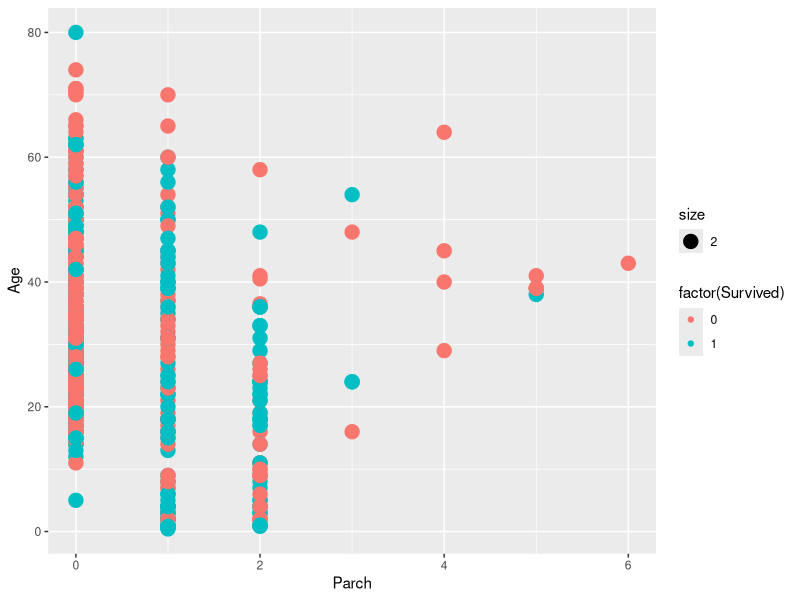
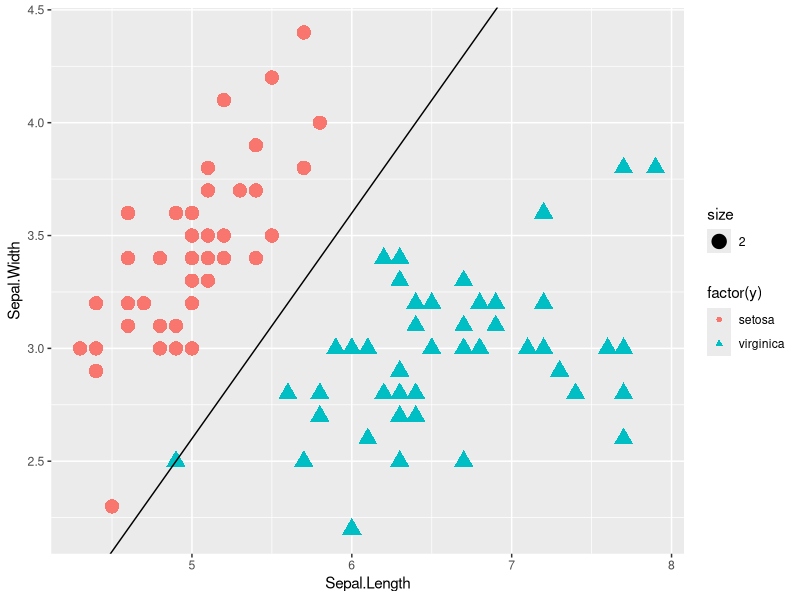
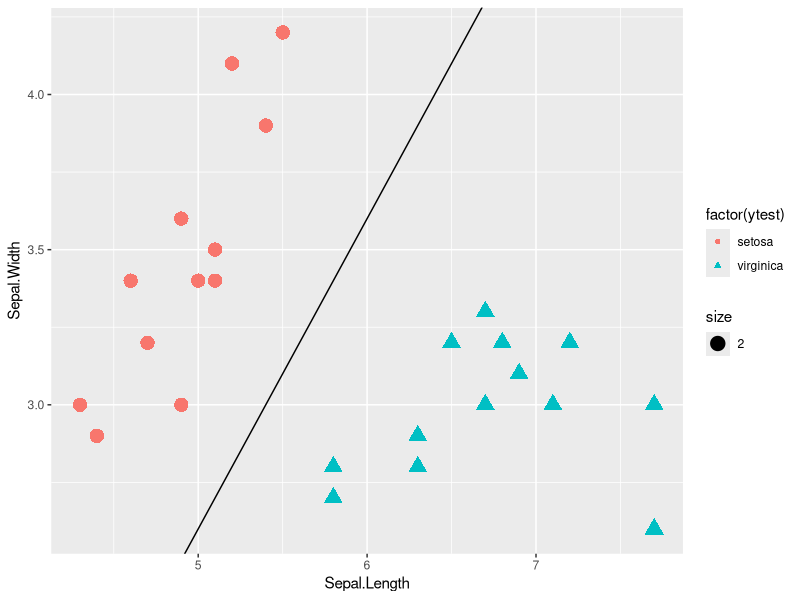
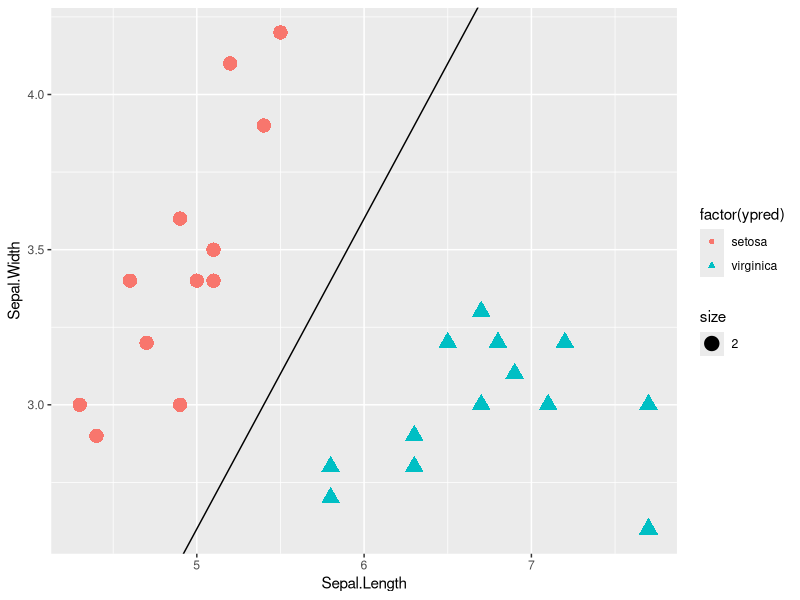

R code for these plots, in order:
# Analytics Community - Deep dive into SVM Code

# Kaggle Titanic - Classification Competition 
packages <- c('e1071', 'ggplot2')
lapply(packages, install.packages, character.only = TRUE)
lapply(packages, require, character.only = TRUE)

# Make sure to set the correct working directory

# ---------- Load the data ----------------- 
train <- read.csv("train.csv", sep = ",", header = TRUE)
test <- read.csv("train.csv", sep = ",", header = TRUE)
head(train); head(test)
ytrain <- train$Survived
xtrain <- train[c("Pclass", "Sex", "Age", "SibSp", "Parch", "Ticket", "Fare", "Embarked")]

# Visualisation plot
p <- ggplot(train, aes(Parch, Age))
p + geom_point(aes(colour = factor(Survived), size = 2)) 
#+ geom_abline(intercept=0, slope=1)


# -------- Load iris dataset -----
attach(iris)

x <- subset(iris, select=-Species)
y <- Species

# get rid of one of the levels in the species column
del_idx = which(y == "versicolor")
x = x[-del_idx,]
y = y[-del_idx]
y <- factor(as.integer(y), labels = c("setosa", "virginica")) 
levels(y)

# plot 2 dimensional class separation
separations <- ggplot(x,aes(shape = factor(y), Sepal.Length, Sepal.Width)) +
  geom_point(aes(size = 2, colour=factor(y))) + geom_abline(intercept=-2.4, slope=1) # 2 dimensional
plot(separations)

# Separate into train and test sets (75% train & 25% test)
index <- sample(1:nrow(x),round(0.75*nrow(x)))
xtrain <- x[index,]; xtest <- x[-index,]
ytrain <- y[index]; ytest <- y[-index]

# Use separate train/test data frames
full_train <- cbind(xtrain, ytrain = ytrain)
full_test <- cbind(xtest, ytest = ytest)

# Fit the model
svm_model <- svm(xtrain, ytrain, scale = TRUE, kernel = "linear")
summary(svm_model)
ypred <- predict(svm_model, xtest)

# Put the predictions and features in a single data frame
full_pred <- cbind(xtest, ytest = ypred)

# ----- Review Results 
system.time(ypred <- predict(svm_model,xtest))
table(ypred, ytest) # confusion matrix

test.sep <- ggplot(full_test, aes(shape = factor(ytest), Sepal.Length, Sepal.Width)) +
  geom_point(aes(size = 2, colour=factor(ytest))) + geom_abline(intercept=-2.4, slope=1) # 2 dimensional
plot(test.sep)

pred.sep <- ggplot(full_pred, aes(shape = factor(ypred), Sepal.Length, Sepal.Width)) +
  geom_point(aes(size = 2, colour=factor(ypred))) + geom_abline(intercept=-2.4, slope=1) # 2 dimensional
plot(pred.sep)


# ---- More complicated model -----

# Random parameter selection
csvm <- tune(svm, ytrain ~ ., data = full_train,
             ranges=list(cost=c(0.25,0.5,1,2,10), gamma=c(0.25,0.5,1,3,5)),
             scale=F, tune.control="logloss")

# Choose the best parameters
bestGamma <- csvm$best.parameters[[1]]
bestC <- csvm$best.parameters[[2]] # = 0.5
model <- svm(ytrain ~.,full_train,
                 cost = bestC,gamma = bestGamma,
                 probability=TRUE,
                 scale=FALSE,cross=10)

ypred = predict(model, xtest, probability = F)
ypred



